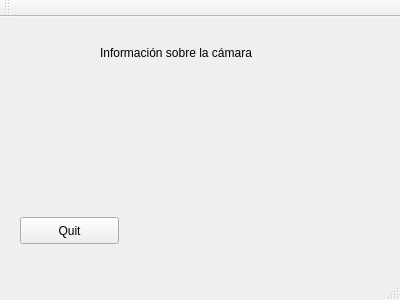
<?xml version="1.0" encoding="UTF-8"?>
<ui version="4.0">
 <class>MainWindow</class>
 <widget class="QMainWindow" name="MainWindow">
  <property name="geometry">
   <rect>
    <x>0</x>
    <y>0</y>
    <width>400</width>
    <height>300</height>
   </rect>
  </property>
  <property name="windowTitle">
   <string>MainWindow</string>
  </property>
  <widget class="QWidget" name="centralWidget">
   <widget class="QLabel" name="lbCameraInfo">
    <property name="geometry">
     <rect>
      <x>100</x>
      <y>20</y>
      <width>191</width>
      <height>31</height>
     </rect>
    </property>
    <property name="text">
     <string>Información sobre la cámara</string>
    </property>
   </widget>
   <widget class="QPushButton" name="btQuit">
    <property name="geometry">
     <rect>
      <x>20</x>
      <y>200</y>
      <width>99</width>
      <height>27</height>
     </rect>
    </property>
    <property name="text">
     <string>Quit</string>
    </property>
   </widget>
  </widget>
  <widget class="QMenuBar" name="menuBar">
   <property name="geometry">
    <rect>
     <x>0</x>
     <y>0</y>
     <width>400</width>
     <height>25</height>
    </rect>
   </property>
  </widget>
  <widget class="QToolBar" name="mainToolBar">
   <attribute name="toolBarArea">
    <enum>TopToolBarArea</enum>
   </attribute>
   <attribute name="toolBarBreak">
    <bool>false</bool>
   </attribute>
  </widget>
  <widget class="QStatusBar" name="statusBar"/>
 </widget>
 <layoutdefault spacing="6" margin="11"/>
 <resources/>
 <connections/>
</ui>
